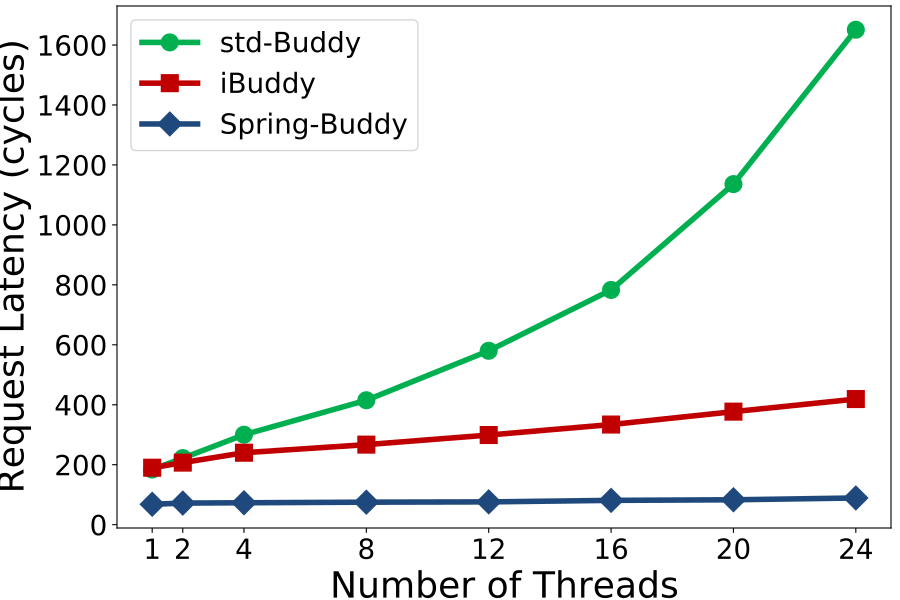

Source code (Python):
import sys,os
import matplotlib.pyplot as plt
import random

markerTable = {'iBuddy':'s', 'std-Buddy':'o', 'Spring-Buddy':'D'}
colorTable = {'iBuddy':'#C00000', 'std-Buddy':'#00B050', 'Spring-Buddy':'#1f497d'}


xArr = [1,2,4,8,12,16,20,24]
yDict = {
    "std-Buddy": [184, 222, 300, 415, 580, 783, 1136, 1651],
    "iBuddy": [190, 207, 240, 267, 299, 334, 377, 419],
    "Spring-Buddy": [68, 72, 73, 75, 76, 81, 83, 89]
}

plt.figure(figsize=(9,6))

targetName = list(yDict.keys())

for i in range(len(targetName)):
    plt.plot(xArr,yDict[targetName[i]], label=targetName[i], linewidth=4, marker=markerTable[targetName[i]], color=colorTable[targetName[i]], markersize=12)

plt.legend(fontsize=20)
plt.xticks(fontsize=20)
plt.yticks(fontsize=20)
plt.xticks(xArr,xArr,fontsize=20)
plt.ylabel('Request Latency (cycles)', fontsize=26)
plt.xlabel('Number of Threads', fontsize=26)
plt.subplots_adjust(left=0.13, right=0.99, top=0.99, bottom=0.12)

plt.savefig('%s.pdf' % os.path.splitext(sys.argv[0])[0])

plt.show()
